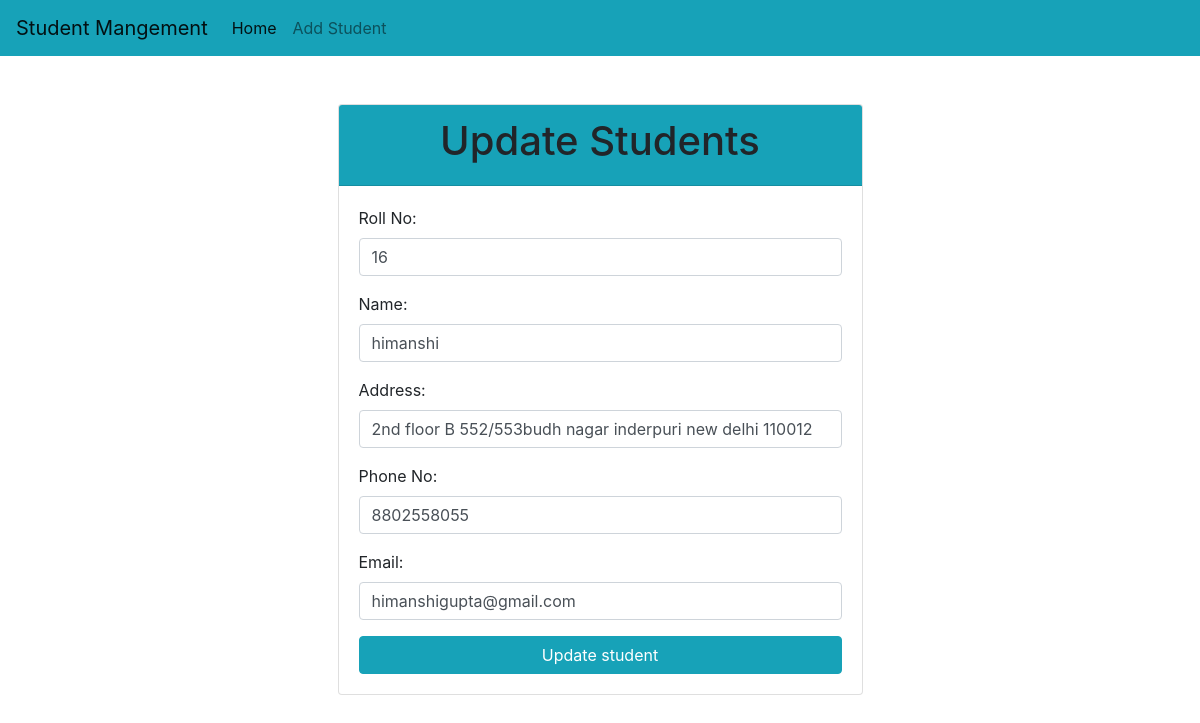
Screenshot of /std/update-std/4 with the database file from the repository.
### std/models.py (models this page shows)
class Student(models.Model):
    roll=models.CharField(max_length=100)
    name=models.CharField(max_length=50)
    email=models.CharField(max_length=150)
    address=models.CharField(max_length=200)
    phone=models.CharField(max_length=10)

### std/views.py (the view)
# urls.py: path("update-std/<int:roll>", update_std),
def update_std(request,roll):
     std=Student.objects.get(pk=roll)
     return render(request,"std/update_std.html",{'std': std})

### std/templates/std/update_std.html (shortened to what this page needs)
<!doctype html>
<html lang="en">
  <head>
    <link rel="stylesheet" href="https://cdn.jsdelivr.net/npm/bootstrap@4.0.0/dist/css/bootstrap.min.css">
  </head>
  <body>
    {% include 'std/navbar.html' %}
    <div class="container mt-5">
        <div class="col col-md-6 offset-md-3">
        <div class="card">
            <div class="card-header bg-info">
                <h1 class="text-center">Update Students</h1>
            </div>
            <div class="card-body">
                <form id="addStudentForm" action="/std/do-update-std/{{std.id}}" method='POST'>
                    <div class="form-group">
                        <label for="roll">Roll No:</label>
                        <input type="text" id="roll" name="std_roll" class="form-control" placeholder="Enter Roll No" required value="{{std.roll}}">
                    </div>
                    <div class="form-group">
                        <label for="name">Name:</label>
                        <input type="text" id="name" name="std_name" class="form-control"  placeholder="Enter Name" required value="{{std.name}}">
                    </div>
                    <div class="form-group">
                        <label for="address">Address:</label>
                        <input type="text" id="address" name="std_address" class="form-control"  placeholder="Enter Address" required value="{{std.address}}">
                    </div>
                    <div class="form-group">
                        <label for="phone">Phone No:</label>
                        <input type="tel" id="phone" name="std_phone" class="form-control"  placeholder="Enter Phone No" required value="{{std.phone}}">
                    </div>
                    <div class="form-group">
                        <label for="email">Email:</label>
                        <input type="email" id="email" name="std_email" class="form-control"  placeholder="Enter Email" required value="{{std.email}}">
                    </div>
                    <button type="submit" class="btn btn-primary btn-block btn-info">Update student</button>
                </form>
            </div>
        </div>
    </div>
    </div>
  </body>
</html>

### rows the page displays
Student: std_roll "16", std_name "himanshi", std_address "2nd floor B 552/553budh nagar inderpuri new delhi 110012", std_phone "8802558055", std_email "himanshigupta@gmail.com"
